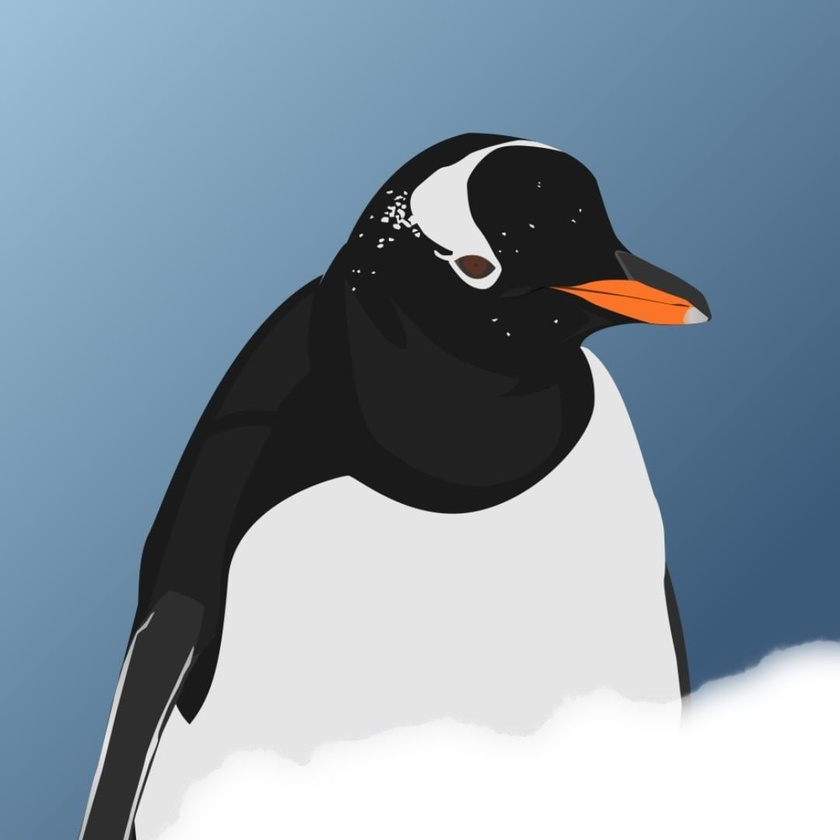
#> input picture Tut2/penguin.jpg, 840 x 840 px, shrunk from 1080 x 1080 before the run
$ python ex1.py
#> lines starting #> are read from the running program, lines starting #| are printed output that depends on the picture; after the words box and inside, x2 and y2 are one past the last pixel; in counts of white or black regions, pixels touching at a corner belong together
import os

import cv2
import matplotlib.pyplot as plt

# Get the absolute path to the current script
script_dir = os.path.dirname(os.path.abspath(__file__))

# Specify the relative path to the image file
image_path = os.path.join(script_dir, 'penguin.jpg')

# Read the image
image = cv2.imread(image_path)
#> image is the input picture: shape (840, 840, 3); mean B, G, R 161.8, 148.3, 131.7
gray_image = cv2.cvtColor(image, cv2.COLOR_BGR2GRAY)
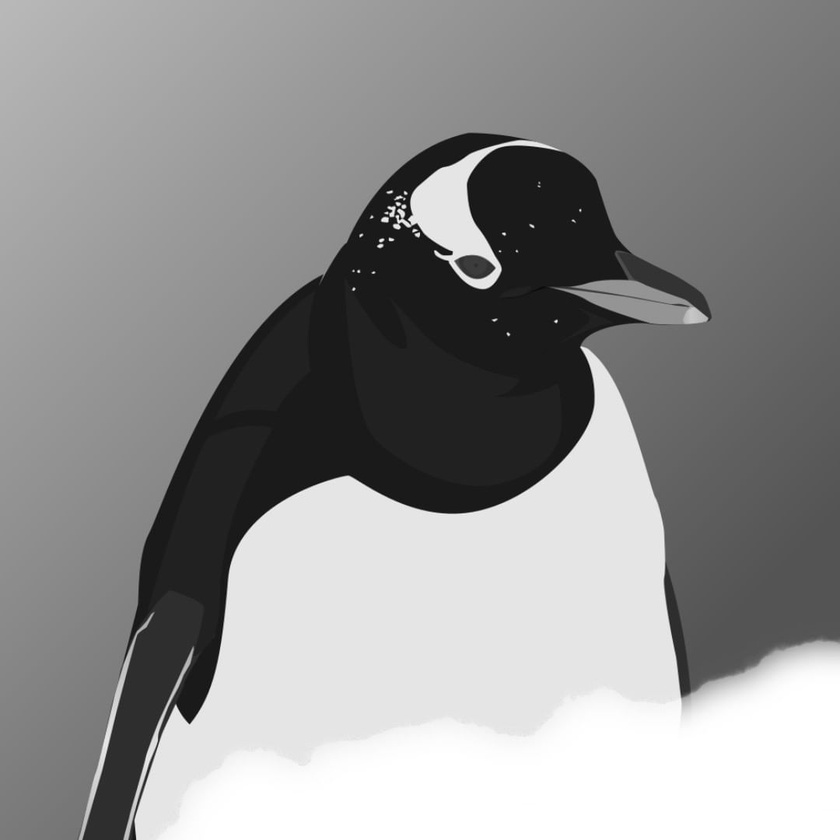
#> gray_image: shape (840, 840); min 6, max 255, mean 144.9

# Task 2: Apply global thresholding to create a binary image (cv2.threshold).
_, binary_image = cv2.threshold(gray_image, 127, 255, cv2.THRESH_BINARY)
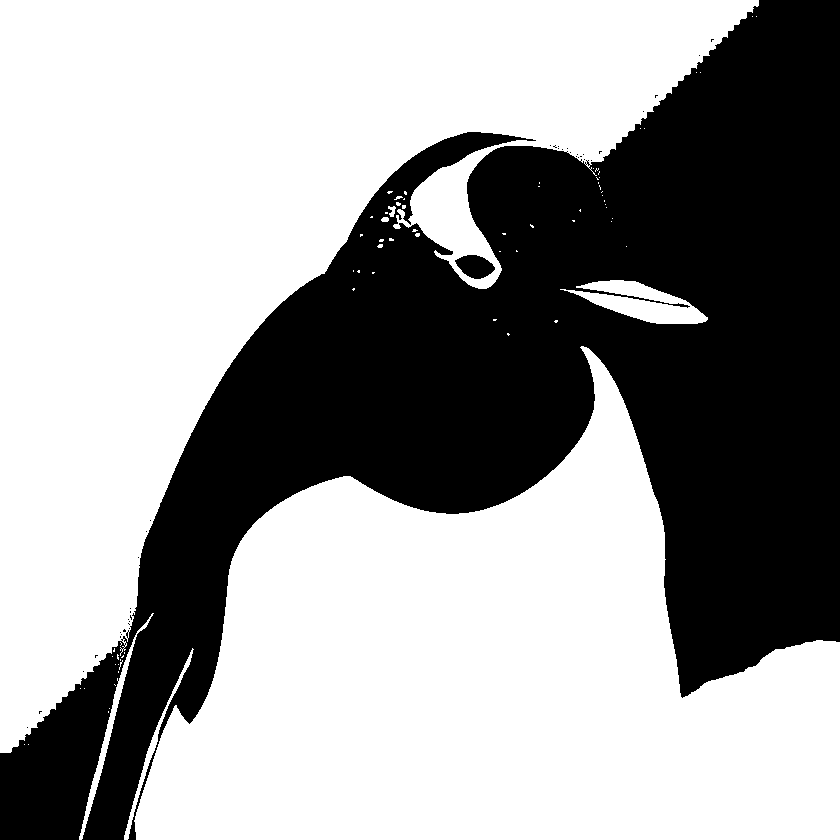
#> binary_image: shape (840, 840); 61.7% white; 39 black regions (37 under 20 px), largest, box (x1, y1, x2, y2) and area: (0, 0, 840, 840) 269409, (455, 255, 495, 279) 654

# Task 3: Experiment with different threshold values and observe the effects.
# _, binary_image_low = cv2.threshold(gray_image, 100, 255, cv2.THRESH_BINARY)
# _, binary_image_high = cv2.threshold(gray_image, 150, 255, cv2.THRESH_BINARY)

# EX2
# Task 1: Apply erosion to the binary image created in Exercise 1 (cv2.erode).
kernel_square = cv2.getStructuringElement(cv2.MORPH_RECT, (5, 5))
kernel_circle = cv2.getStructuringElement(cv2.MORPH_ELLIPSE, (5, 5))

eroded_square = cv2.erode(binary_image, kernel_square, iterations=1)
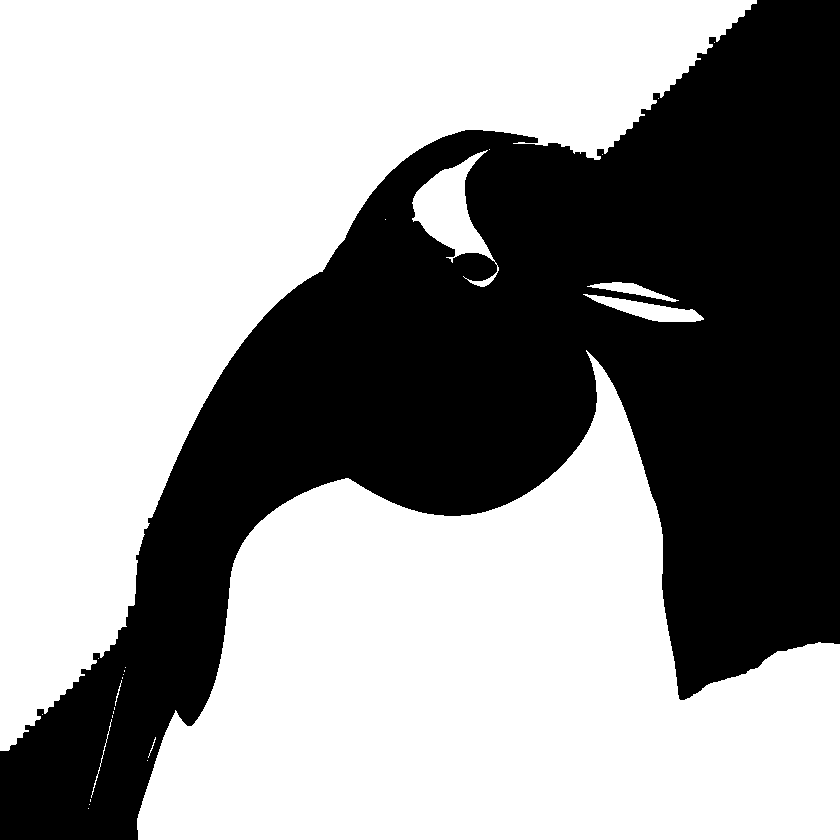
#> eroded_square: shape (840, 840); 59.9% white; 1 black region, box (x1, y1, x2, y2) and area: (0, 0, 840, 840) 282648
eroded_circle = cv2.erode(binary_image, kernel_circle, iterations=1)
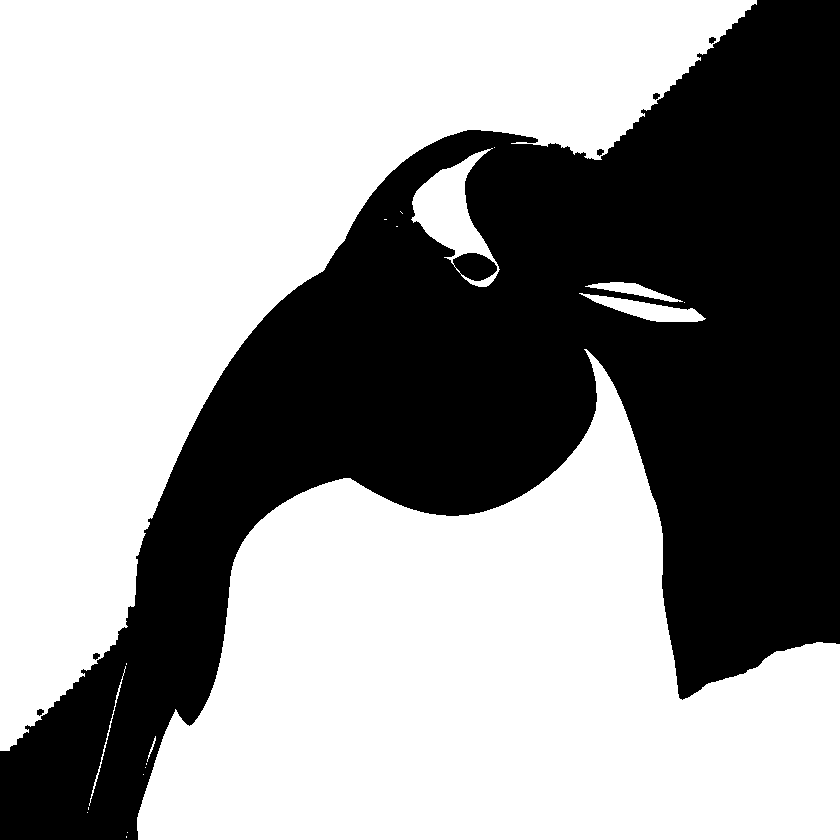
#> eroded_circle: shape (840, 840); 60.2% white; 6 black regions, box (x1, y1, x2, y2) and area: (0, 0, 840, 840) 280644, (709, 37, 716, 44) 35, (653, 93, 660, 100) 35, (597, 149, 604, 156) 35, (93, 653, 100, 660) 35, (37, 709, 44, 716) 35

# Task 2: Apply dilation to the same image (cv2.dilate).
dilated_square = cv2.dilate(binary_image, kernel_square, iterations=1)
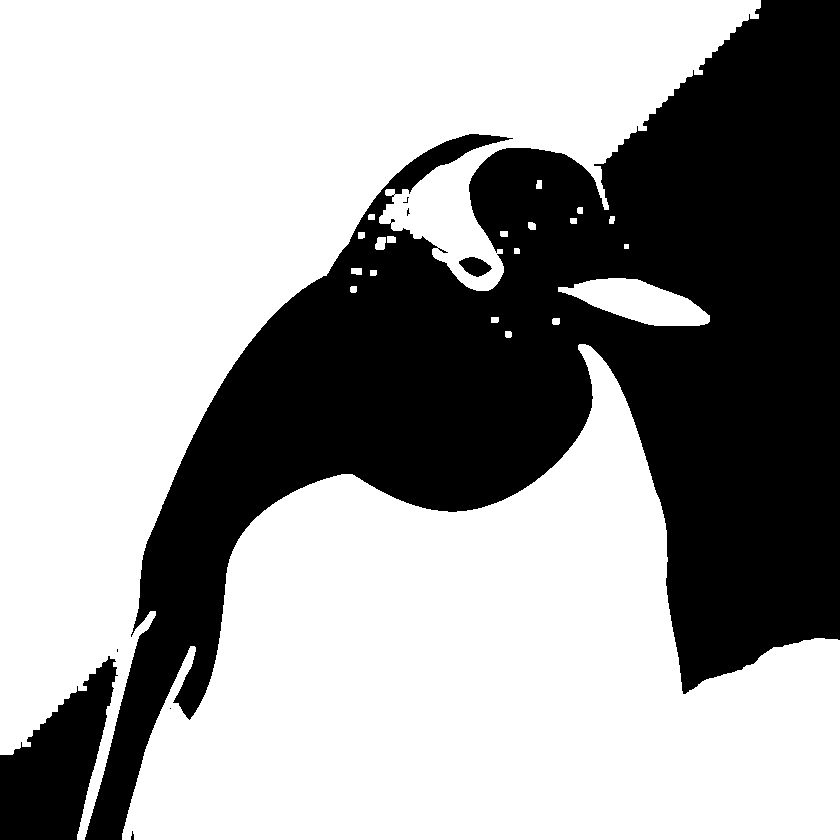
#> dilated_square: shape (840, 840); 63.6% white; 8 black regions (5 under 20 px), largest, box (x1, y1, x2, y2) and area: (85, 0, 840, 840) 244227, (0, 656, 118, 840) 11928, (459, 257, 492, 277) 417
dilated_circle = cv2.dilate(binary_image, kernel_circle, iterations=1)
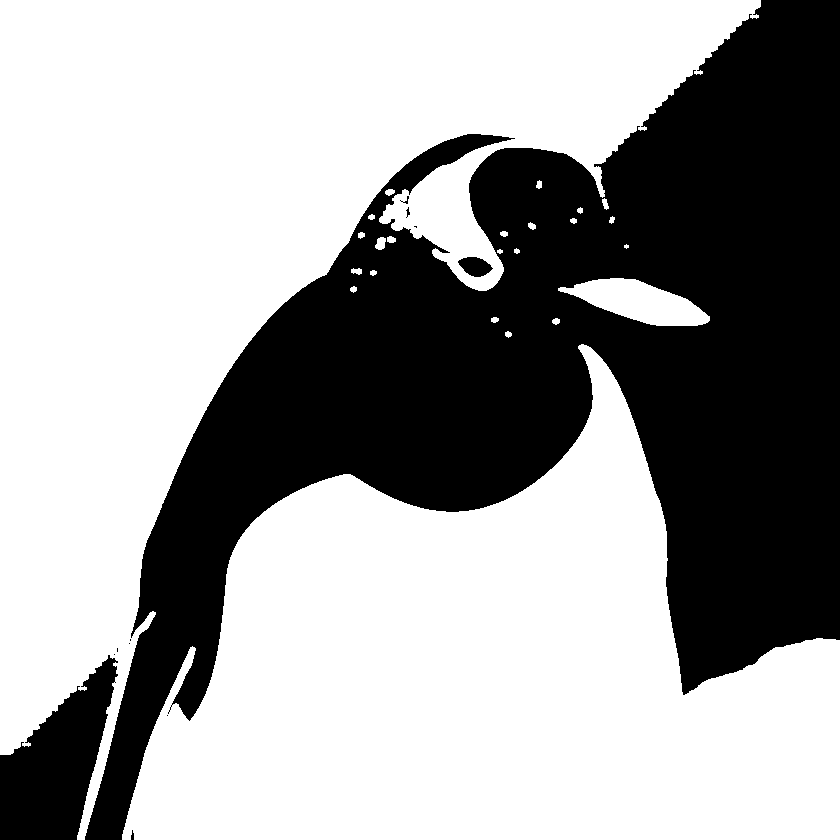
#> dilated_circle: shape (840, 840); 63.3% white; 12 black regions (6 under 20 px), largest, box (x1, y1, x2, y2) and area: (85, 0, 840, 840) 246194, (0, 655, 118, 840) 12078, (458, 257, 493, 277) 471, (131, 830, 134, 840) 22, (400, 196, 409, 204) 21, (406, 207, 410, 218) 21

# Task 3: Perform opening and closing operations (cv2.morphologyEx with cv2.MORPH_OPEN and cv2.MORPH_CLOSE).
opened_image = cv2.morphologyEx(binary_image, cv2.MORPH_OPEN, kernel_square)
#> opened_image: shape (840, 840); 61.4% white; 10 black regions (9 under 20 px), largest, box (x1, y1, x2, y2) and area: (0, 0, 840, 840) 272316
closed_image = cv2.morphologyEx(binary_image, cv2.MORPH_CLOSE, kernel_square)
#> closed_image: shape (840, 840); 61.9% white; 7 black regions, largest, box (x1, y1, x2, y2) and area: (83, 0, 840, 840) 254902, (0, 654, 120, 840) 12916, (457, 255, 494, 279) 645

# Display original and processed images
plt.subplot(3, 3, 1), plt.imshow(cv2.cvtColor(image, cv2.COLOR_BGR2RGB)), plt.title('Original Image')
plt.subplot(3, 3, 2), plt.imshow(gray_image, cmap='gray'), plt.title('Grayscale Image')
plt.subplot(3, 3, 3), plt.imshow(binary_image, cmap='gray'), plt.title('Binary Image')
plt.subplot(3, 3, 4), plt.imshow(eroded_square, cmap='gray'), plt.title('Eroded (Square)')
plt.subplot(3, 3, 5), plt.imshow(eroded_circle, cmap='gray'), plt.title('Eroded (Circle)')
plt.subplot(3, 3, 6), plt.imshow(dilated_square, cmap='gray'), plt.title('Dilated (Square)')
plt.subplot(3, 3, 7), plt.imshow(dilated_circle, cmap='gray'), plt.title('Dilated (Circle)')
plt.subplot(3, 3, 8), plt.imshow(opened_image, cmap='gray'), plt.title('Opened Image')
plt.subplot(3, 3, 9), plt.imshow(closed_image, cmap='gray'), plt.title('Closed Image')
plt.gcf().set_dpi(300)
plt.show()
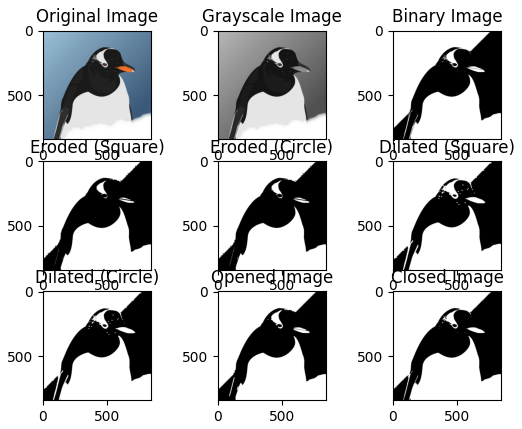
#> figure drawn by matplotlib, 9 panels
